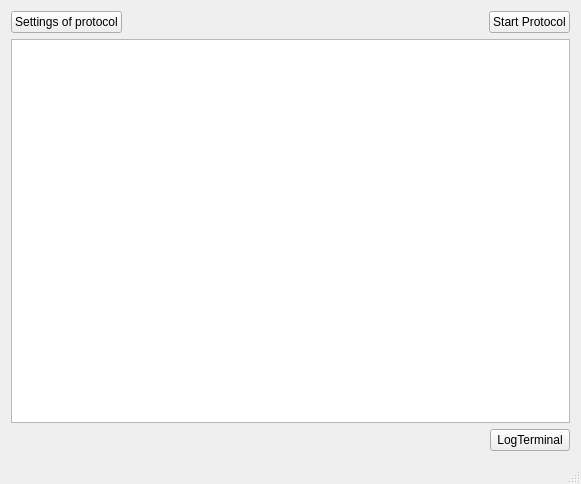
<?xml version="1.0" encoding="UTF-8"?>
<ui version="4.0">
 <class>MainWindow</class>
 <widget class="QMainWindow" name="MainWindow">
  <property name="geometry">
   <rect>
    <x>0</x>
    <y>0</y>
    <width>581</width>
    <height>484</height>
   </rect>
  </property>
  <property name="windowTitle">
   <string>MainWindow</string>
  </property>
  <widget class="QWidget" name="centralWidget">
   <layout class="QVBoxLayout" name="verticalLayout">
    <item>
     <layout class="QHBoxLayout" name="horizontalLayout">
      <item>
       <widget class="QPushButton" name="set_of_conButton">
        <property name="text">
         <string>Settings of protocol</string>
        </property>
       </widget>
      </item>
      <item>
       <spacer name="horizontalSpacer">
        <property name="orientation">
         <enum>Qt::Horizontal</enum>
        </property>
        <property name="sizeHint" stdset="0">
         <size>
          <width>40</width>
          <height>20</height>
         </size>
        </property>
       </spacer>
      </item>
      <item>
       <widget class="QPushButton" name="startProtocolButton">
        <property name="text">
         <string>Start Protocol</string>
        </property>
       </widget>
      </item>
     </layout>
    </item>
    <item>
     <widget class="QPlainTextEdit" name="protocolStagesTextEdit"/>
    </item>
    <item>
     <layout class="QHBoxLayout" name="horizontalLayout_2">
      <item>
       <spacer name="horizontalSpacer_2">
        <property name="orientation">
         <enum>Qt::Horizontal</enum>
        </property>
        <property name="sizeHint" stdset="0">
         <size>
          <width>40</width>
          <height>20</height>
         </size>
        </property>
       </spacer>
      </item>
      <item>
       <widget class="QPushButton" name="termButton">
        <property name="text">
         <string>LogTerminal</string>
        </property>
       </widget>
      </item>
     </layout>
    </item>
   </layout>
  </widget>
  <widget class="QMenuBar" name="menuBar">
   <property name="geometry">
    <rect>
     <x>0</x>
     <y>0</y>
     <width>581</width>
     <height>25</height>
    </rect>
   </property>
  </widget>
  <widget class="QStatusBar" name="statusBar"/>
 </widget>
 <layoutdefault spacing="6" margin="11"/>
 <resources/>
 <connections/>
</ui>
